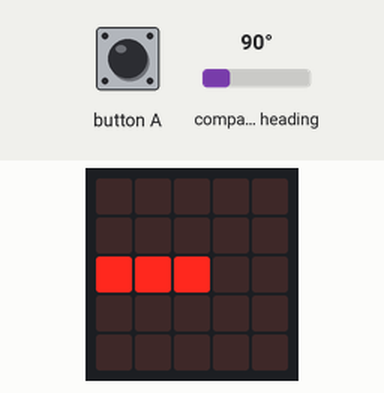
Bench run of a program on a simulated BBC micro:bit running MicroPython. Shown: the board's 5×5 LED display. The test bench sets the inputs (shaded band); at power-on: compass heading 90°. The compass is already calibrated.

Above: at 1.8 s.
1.9 s: compass heading set to 7°
At 3.1 s:
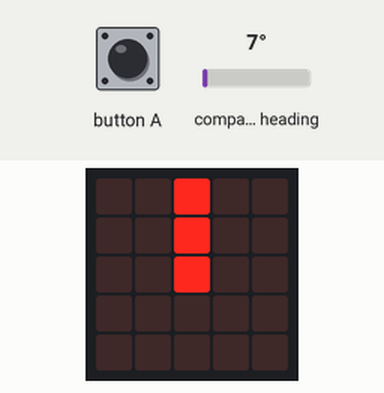
3.4 s: compass heading set to 180°
At 4.5 s:
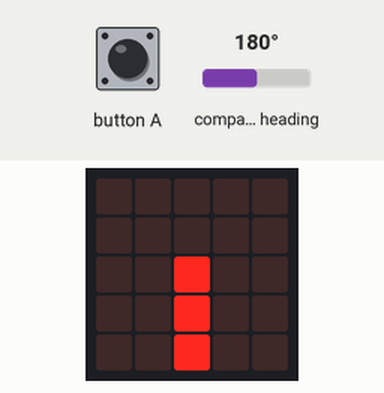
4.9 s: compass heading set to 269°
At 5.9 s:
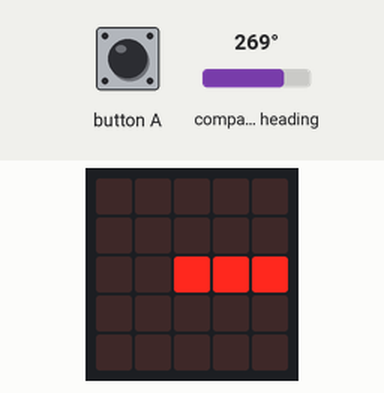
6.4 s: compass heading set to 90°
At 7.3 s:
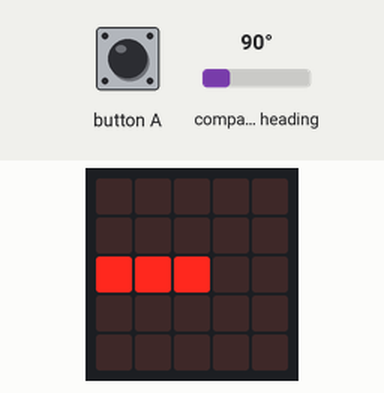
7.9 s: compass heading set to 352°
At 8.6 s:
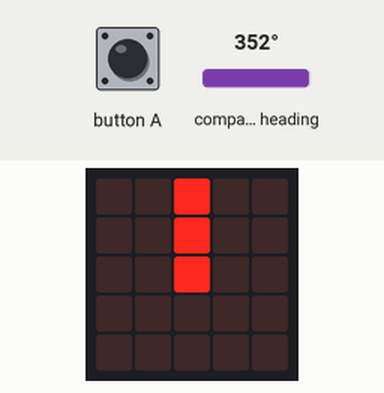
Timing chart, 0 to 10.4 s (numbered marks = the images above; inputs shaded):
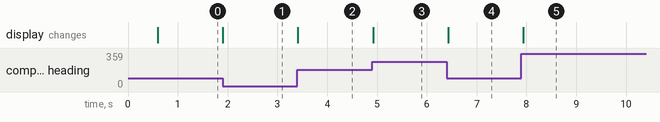

Measured:
- after the input at 1.9 s, the display: changes at once (image 1)
- after the input at 3.4 s, the display: changes at once (image 2)
- after the input at 4.9 s, the display: changes at once (image 3)
- after the input at 6.4 s, the display: changes at once (image 4)
- after the input at 7.9 s, the display: changes at once (image 5)

The program:

main.py
```python
from microbit import display, compass, Image, button_a, sleep

# 方位センサーを校正する
compass.calibrate()
sleep(500)

while True:
    # Aボタンで校正をやり直す
    if button_a.was_pressed():
        compass.calibrate()
        sleep(500)

    # 方位から、北を指す時計の針を選ぶ
    heading = compass.heading()
    needle = ((15 - heading) // 30) % 12
    display.show(Image.ALL_CLOCKS[needle])

    sleep(100)
```
